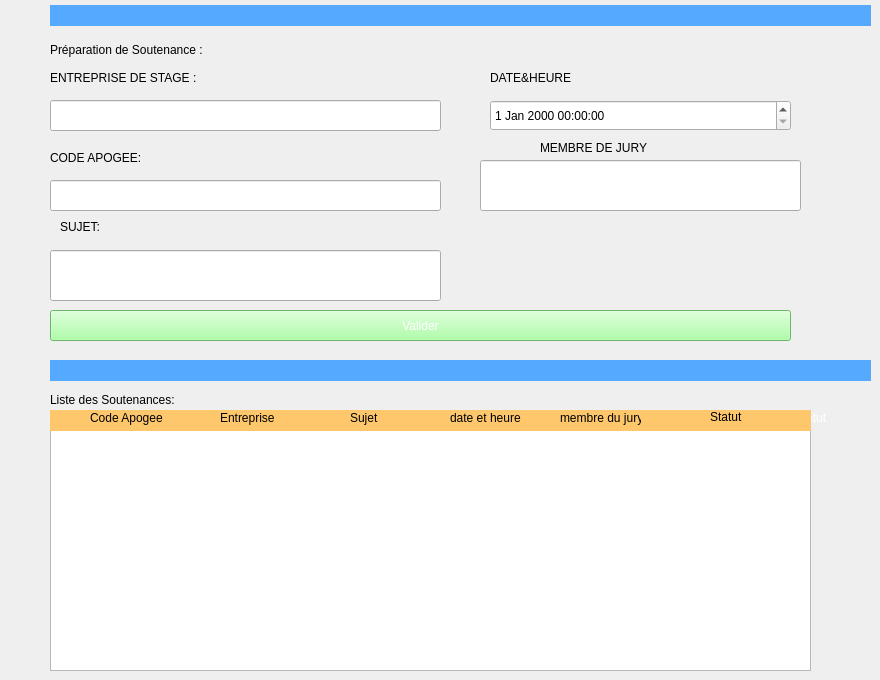
      <widget class="QWidget" name="page_14">
       <widget class="QLabel" name="label_215">
        <property name="geometry">
         <rect>
          <x>490</x>
          <y>410</y>
          <width>121</width>
          <height>16</height>
         </rect>
        </property>
        <property name="styleSheet">
         <string notr="true">color: rgb(255, 255, 255);
font: 900 10pt &quot;Segoe UI&quot;;</string>
        </property>
        <property name="text">
         <string>&lt;html&gt;&lt;head/&gt;&lt;body&gt;&lt;p align=&quot;center&quot;&gt;Sujet&lt;/p&gt;&lt;/body&gt;&lt;/html&gt;</string>
        </property>
       </widget>
       <widget class="QLabel" name="label_423">
        <property name="geometry">
         <rect>
          <x>370</x>
          <y>410</y>
          <width>121</width>
          <height>16</height>
         </rect>
        </property>
        <property name="styleSheet">
         <string notr="true">color: rgb(255, 255, 255);
font: 900 10pt &quot;Segoe UI&quot;;</string>
        </property>
        <property name="text">
         <string>&lt;html&gt;&lt;head/&gt;&lt;body&gt;&lt;p align=&quot;center&quot;&gt;Entreprise&lt;/p&gt;&lt;/body&gt;&lt;/html&gt;</string>
        </property>
       </widget>
       <widget class="QLabel" name="label_424">
        <property name="geometry">
         <rect>
          <x>750</x>
          <y>410</y>
          <width>121</width>
          <height>16</height>
         </rect>
        </property>
        <property name="styleSheet">
         <string notr="true">color: rgb(255, 255, 255);
font: 900 10pt &quot;Segoe UI&quot;;</string>
        </property>
        <property name="text">
         <string>&lt;html&gt;&lt;head/&gt;&lt;body&gt;&lt;p align=&quot;center&quot;&gt;Statut&lt;/p&gt;&lt;/body&gt;&lt;/html&gt;</string>
        </property>
       </widget>
       <widget class="QPushButton" name="sout_valid_btn_3">
        <property name="geometry">
         <rect>
          <x>50</x>
          <y>310</y>
          <width>741</width>
          <height>31</height>
         </rect>
        </property>
        <property name="styleSheet">
         <string notr="true">font: 900 11pt &quot;Segoe UI&quot;;
color: rgb(255, 255, 255);
background-color: rgb(150, 255, 143);</string>
        </property>
        <property name="text">
         <string>Valider</string>
        </property>
       </widget>
       <widget class="QTableView" name="view_3">
        <property name="geometry">
         <rect>
          <x>50</x>
          <y>430</y>
          <width>761</width>
          <height>241</height>
         </rect>
        </property>
       </widget>
       <widget class="QLineEdit" name="cne_3">
        <property name="geometry">
         <rect>
          <x>50</x>
          <y>180</y>
          <width>391</width>
          <height>31</height>
         </rect>
        </property>
        <property name="styleSheet">
         <string notr="true">input {
  width: 100%;
  padding: 10px;
  border: 1px solid #ccc;
  border-radius: 5px;
}</string>
        </property>
       </widget>
       <widget class="QLabel" name="label_425">
        <property name="geometry">
         <rect>
          <x>260</x>
          <y>410</y>
          <width>121</width>
          <height>16</height>
         </rect>
        </property>
        <property name="styleSheet">
         <string notr="true">color: rgb(255, 255, 255);
font: 900 10pt &quot;Segoe UI&quot;;</string>
        </property>
        <property name="text">
         <string>&lt;html&gt;&lt;head/&gt;&lt;body&gt;&lt;p align=&quot;center&quot;&gt;Filière&lt;/p&gt;&lt;/body&gt;&lt;/html&gt;</string>
        </property>
       </widget>
       <widget class="QLabel" name="label_426">
        <property name="geometry">
         <rect>
          <x>540</x>
          <y>140</y>
          <width>111</width>
          <height>16</height>
         </rect>
        </property>
        <property name="text">
         <string>MEMBRE DE JURY</string>
        </property>
       </widget>
       <widget class="QLabel" name="label_427">
        <property name="geometry">
         <rect>
          <x>50</x>
          <y>40</y>
          <width>311</width>
          <height>21</height>
         </rect>
        </property>
        <property name="styleSheet">
         <string notr="true">font: 900 11pt &quot;Segoe UI&quot;;</string>
        </property>
        <property name="text">
         <string>&lt;html&gt;&lt;head/&gt;&lt;body&gt;&lt;p&gt;Préparation de  Soutenance :&lt;/p&gt;&lt;/body&gt;&lt;/html&gt;</string>
        </property>
       </widget>
       <widget class="QLabel" name="label_428">
        <property name="geometry">
         <rect>
          <x>50</x>
          <y>5</y>
          <width>821</width>
          <height>21</height>
         </rect>
        </property>
        <property name="styleSheet">
         <string notr="true">background-color: rgb(85, 170, 255);</string>
        </property>
        <property name="text">
         <string/>
        </property>
       </widget>
       <widget class="QLineEdit" name="members_3">
        <property name="geometry">
         <rect>
          <x>480</x>
          <y>160</y>
          <width>321</width>
          <height>51</height>
         </rect>
        </property>
        <property name="styleSheet">
         <string notr="true">input {
  width: 100%;
  padding: 10px;
  border: 1px solid #ccc;
  border-radius: 5px;
}</string>
        </property>
       </widget>
       <widget class="QLabel" name="label_429">
        <property name="geometry">
         <rect>
          <x>50</x>
          <y>360</y>
          <width>821</width>
          <height>21</height>
         </rect>
        </property>
        <property name="styleSheet">
         <string notr="true">background-color: rgb(85, 170, 255);</string>
        </property>
        <property name="text">
         <string/>
        </property>
       </widget>
       <widget class="QLabel" name="label_430">
        <property name="geometry">
         <rect>
          <x>50</x>
          <y>390</y>
          <width>251</width>
          <height>21</height>
         </rect>
        </property>
        <property name="styleSheet">
         <string notr="true">font: 900 11pt &quot;Segoe UI&quot;;</string>
        </property>
        <property name="text">
         <string>&lt;html&gt;&lt;head/&gt;&lt;body&gt;&lt;p&gt;Liste des Soutenances:&lt;/p&gt;&lt;/body&gt;&lt;/html&gt;</string>
        </property>
       </widget>
       <widget class="QLineEdit" name="sujet_3">
        <property name="geometry">
         <rect>
          <x>50</x>
          <y>250</y>
          <width>391</width>
          <height>51</height>
         </rect>
        </property>
        <property name="styleSheet">
         <string notr="true">input {
  width: 100%;
  padding: 10px;
  border: 1px solid #ccc;
  border-radius: 5px;
}</string>
        </property>
        <property name="alignment">
         <set>Qt::AlignLeading|Qt::AlignLeft|Qt::AlignTop</set>
        </property>
        <property name="placeholderText">
         <string/>
        </property>
       </widget>
       <widget class="QDateTimeEdit" name="date_3">
        <property name="geometry">
         <rect>
          <x>490</x>
          <y>100</y>
          <width>301</width>
          <height>31</height>
         </rect>
        </property>
        <property name="styleSheet">
         <string notr="true">input {
  width: 100%;
  padding: 10px;
  border: 1px solid #ccc;
  border-radius: 5px;
}</string>
        </property>
       </widget>
       <widget class="QLabel" name="label_431">
        <property name="geometry">
         <rect>
          <x>490</x>
          <y>70</y>
          <width>111</width>
          <height>16</height>
         </rect>
        </property>
        <property name="text">
         <string>DATE&amp;HEURE</string>
        </property>
       </widget>
       <widget class="QLabel" name="label_432">
        <property name="geometry">
         <rect>
          <x>50</x>
          <y>70</y>
          <width>181</width>
          <height>16</height>
         </rect>
        </property>
        <property name="text">
         <string>ENTREPRISE DE STAGE :</string>
        </property>
       </widget>
       <widget class="QLabel" name="label_433">
        <property name="geometry">
         <rect>
          <x>140</x>
          <y>410</y>
          <width>121</width>
          <height>16</height>
         </rect>
        </property>
        <property name="styleSheet">
         <string notr="true">color: rgb(255, 255, 255);
font: 900 10pt &quot;Segoe UI&quot;;</string>
        </property>
        <property name="text">
         <string>&lt;html&gt;&lt;head/&gt;&lt;body&gt;&lt;p align=&quot;center&quot;&gt;Code Apogée&lt;/p&gt;&lt;/body&gt;&lt;/html&gt;</string>
        </property>
       </widget>
       <widget class="QLabel" name="label_434">
        <property name="geometry">
         <rect>
          <x>620</x>
          <y>410</y>
          <width>121</width>
          <height>16</height>
         </rect>
        </property>
        <property name="styleSheet">
         <string notr="true">color: rgb(255, 255, 255);
font: 900 10pt &quot;Segoe UI&quot;;</string>
        </property>
        <property name="text">
         <string>&lt;html&gt;&lt;head/&gt;&lt;body&gt;&lt;p align=&quot;center&quot;&gt;Date et Heure&lt;/p&gt;&lt;/body&gt;&lt;/html&gt;</string>
        </property>
       </widget>
       <widget class="QLabel" name="label_435">
        <property name="geometry">
         <rect>
          <x>50</x>
          <y>410</y>
          <width>761</width>
          <height>21</height>
         </rect>
        </property>
        <property name="styleSheet">
         <string notr="true">background-color: rgb(255, 199, 108);</string>
        </property>
        <property name="text">
         <string/>
        </property>
       </widget>
       <widget class="QLabel" name="label_436">
        <property name="geometry">
         <rect>
          <x>60</x>
          <y>220</y>
          <width>47</width>
          <height>13</height>
         </rect>
        </property>
        <property name="text">
         <string>SUJET:</string>
        </property>
       </widget>
       <widget class="QLabel" name="label_437">
        <property name="geometry">
         <rect>
          <x>50</x>
          <y>150</y>
          <width>111</width>
          <height>16</height>
         </rect>
        </property>
        <property name="text">
         <string>CODE APOGEE:</string>
        </property>
       </widget>
       <widget class="QLineEdit" name="entreprise_3">
        <property name="geometry">
         <rect>
          <x>50</x>
          <y>100</y>
          <width>391</width>
          <height>31</height>
         </rect>
        </property>
        <property name="styleSheet">
         <string notr="true">input {
  width: 100%;
  padding: 10px;
  border: 1px solid #ccc;
  border-radius: 5px;
}</string>
        </property>
       </widget>
       <widget class="QLabel" name="label_439">
        <property name="geometry">
         <rect>
          <x>90</x>
          <y>410</y>
          <width>81</width>
          <height>16</height>
         </rect>
        </property>
        <property name="text">
         <string>Code Apogee</string>
        </property>
       </widget>
       <widget class="QLabel" name="label_441">
        <property name="geometry">
         <rect>
          <x>220</x>
          <y>410</y>
          <width>81</width>
          <height>16</height>
         </rect>
        </property>
        <property name="text">
         <string>Entreprise</string>
        </property>
       </widget>
       <widget class="QLabel" name="label_452">
        <property name="geometry">
         <rect>
          <x>350</x>
          <y>410</y>
          <width>81</width>
          <height>16</height>
         </rect>
        </property>
        <property name="text">
         <string>Sujet</string>
        </property>
       </widget>
       <widget class="QLabel" name="label_453">
        <property name="geometry">
         <rect>
          <x>450</x>
          <y>410</y>
          <width>81</width>
          <height>16</height>
         </rect>
        </property>
        <property name="text">
         <string>date et heure </string>
        </property>
       </widget>
       <widget class="QLabel" name="label_454">
        <property name="geometry">
         <rect>
          <x>560</x>
          <y>410</y>
          <width>81</width>
          <height>16</height>
         </rect>
        </property>
        <property name="text">
         <string>membre du jury</string>
        </property>
       </widget>
       <widget class="QLabel" name="label_455">
        <property name="geometry">
         <rect>
          <x>710</x>
          <y>410</y>
          <width>47</width>
          <height>13</height>
         </rect>
        </property>
        <property name="text">
         <string>Statut</string>
        </property>
       </widget>
      </widget>
